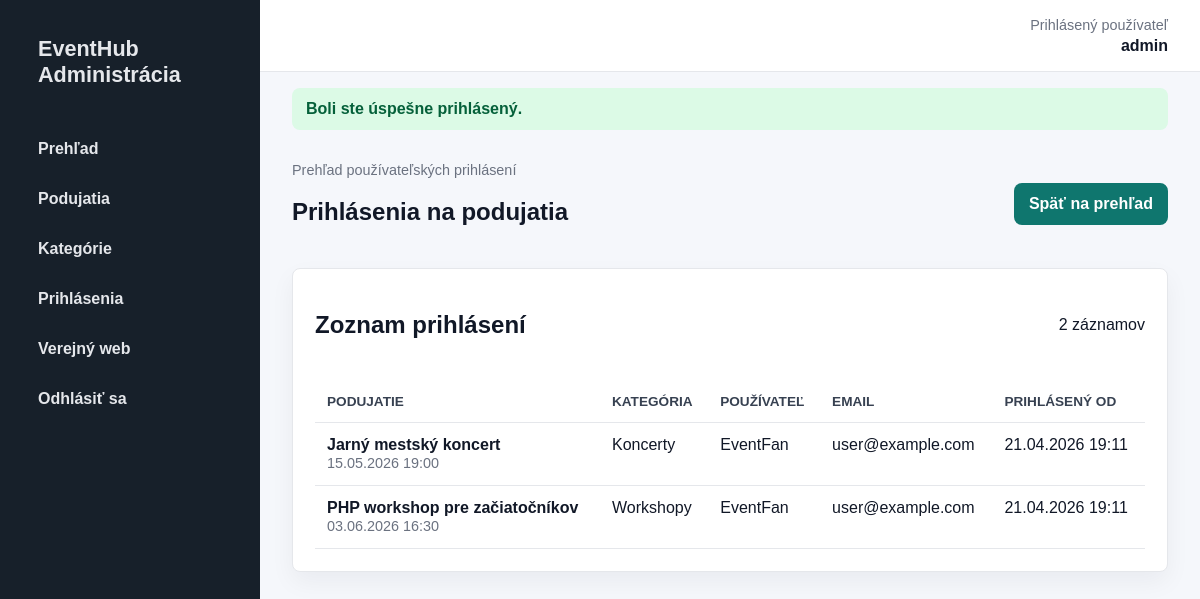
Screenshot of /index.php?page=admin_registrations (signed in) with the database file from the repository.
### tables this page shows
CREATE TABLE event_registrations (
    id INT UNSIGNED AUTO_INCREMENT,
    user_id INT UNSIGNED NOT NULL,
    event_id INT UNSIGNED NOT NULL,
    created_at TIMESTAMP NOT NULL DEFAULT CURRENT_TIMESTAMP,

    PRIMARY KEY (id),
    UNIQUE KEY idx_event_registrations_user_event (user_id, event_id),
    KEY idx_event_registrations_user_id (user_id),
    KEY idx_event_registrations_event_id (event_id),

    CONSTRAINT fk_event_registrations_user
        FOREIGN KEY (user_id)
        REFERENCES users (id)
        ON UPDATE CASCADE
        ON DELETE CASCADE,
    CONSTRAINT fk_event_registrations_event
        FOREIGN KEY (event_id)
        REFERENCES events (id)
        ON UPDATE CASCADE
        ON DELETE CASCADE
);

CREATE TABLE events (
    id INT UNSIGNED AUTO_INCREMENT,
    category_id INT UNSIGNED NULL,
    title VARCHAR(180) NOT NULL,
    description TEXT NOT NULL,
    location VARCHAR(180) NOT NULL,
    event_date DATETIME NOT NULL,
    image VARCHAR(500) NULL,
    is_featured TINYINT(1) NOT NULL DEFAULT 0,
    created_at TIMESTAMP NOT NULL DEFAULT CURRENT_TIMESTAMP,

    PRIMARY KEY (id),
    KEY idx_events_category_id (category_id),
    KEY idx_events_event_date (event_date),

    CONSTRAINT fk_events_category
        FOREIGN KEY (category_id)
        REFERENCES categories (id)
        ON UPDATE CASCADE
        ON DELETE SET NULL
);

CREATE TABLE categories (
    id INT UNSIGNED AUTO_INCREMENT,
    name VARCHAR(120) NOT NULL,
    created_at TIMESTAMP NOT NULL DEFAULT CURRENT_TIMESTAMP,

    PRIMARY KEY (id),
    UNIQUE KEY idx_categories_name (name)
);

CREATE TABLE users (
    id INT UNSIGNED AUTO_INCREMENT,
    username VARCHAR(100) NOT NULL,
    email VARCHAR(180) NOT NULL,
    nickname VARCHAR(100) NULL,
    avatar VARCHAR(255) NULL,
    password VARCHAR(255) NOT NULL,
    created_at TIMESTAMP NOT NULL DEFAULT CURRENT_TIMESTAMP,

    PRIMARY KEY (id),
    UNIQUE KEY idx_users_username (username),
    UNIQUE KEY idx_users_email (email)
);

### core/Controller.php (called while the page is built, shortened)
<?php
class Controller
{
    protected function render(string $view, array $data = [], bool $admin = false): void
    {
        extract($data, EXTR_SKIP);
        $viewFile = APP_ROOT . '/views/' . $view . '.php';
        require $viewFile;
    }
}

### controllers/AdminController.php (called while the page is built, shortened)
<?php
class AdminController extends Controller
{
    public function registrations(): void
    {
        $eventModel = new Event();
        $this->render('admin/registrations', [
            'pageTitle' => 'Prihlásenia na podujatia',
            'registrations' => $eventModel->registrations(),
        ], true);
    }
}

### index.php (called while the page is built, shortened)
<?php
$routes = [
    'home' => [HomeController::class, 'index'],
    'events' => [EventController::class, 'index'],
    'event_detail' => [EventController::class, 'detail'],
    'contact' => [ContactController::class, 'index'],
    'register' => [UserController::class, 'register'],
    'user_login' => [AuthController::class, 'login'],
    'user_logout' => [UserController::class, 'logout'],
    'profile' => [UserController::class, 'profile'],
    'event_register' => [EventController::class, 'registerForEvent'],
    'event_unregister' => [EventController::class, 'unregisterFromEvent'],
    'event_ics' => [EventController::class, 'downloadIcs'],
    'login' => [AuthController::class, 'login'],
    'logout' => [AuthController::class, 'logout'],
    'admin_dashboard' => [AdminController::class, 'dashboard'],
    'admin_registrations' => [AdminController::class, 'registrations'],
    'admin_events' => [EventController::class, 'adminIndex'],
    'admin_event_create' => [EventController::class, 'adminCreate'],
    'admin_event_edit' => [EventController::class, 'adminEdit'],
    'admin_event_delete' => [EventController::class, 'adminDelete'],
    'admin_categories' => [CategoryController::class, 'adminIndex'],
    'admin_category_create' => [CategoryController::class, 'adminCreate'],
    'admin_category_edit' => [CategoryController::class, 'adminEdit'],
    'admin_category_delete' => [CategoryController::class, 'adminDelete'],
];
$page = $_GET['page'] ?? 'home';
[$controllerName, $method] = $routes[$page];
try {
    $controller = new $controllerName();
    $controller->$method();
} catch (Throwable $exception) {
    http_response_code(500);
    error_log($exception->getMessage());
    $pageTitle = 'Chyba aplikácie';
    $errorMessage = 'Nastala neočakávaná chyba. Skontrolujte konfiguráciu databázy alebo to skúste neskôr.';
    require __DIR__ . '/views/partials/header.php';
    require __DIR__ . '/views/error.php';
    require __DIR__ . '/views/partials/footer.php';
}

### core/Helpers.php (called while the page is built, shortened)
<?php
function e(?string $value): string
{
    return htmlspecialchars((string) $value, ENT_QUOTES, 'UTF-8');
}
function url(string $page, array $params = []): string
{
    $query = array_merge(['page' => $page], $params);
    return BASE_URL . '?' . http_build_query($query);
}
function format_date(?string $date): string
{
    return date('d.m.Y H:i', strtotime($date));
}

### core/Model.php (called while the page is built, shortened)
<?php
class Model
{
    public function __construct()
    {
        $this->db = Database::getConnection();
    }
}

### config/Database.php (called while the page is built, shortened)
<?php
class Database
{
    private static ?PDO $connection = null;
    public static function getConnection(): PDO
    {
        if (self::$connection === null) {
            $dsn = sprintf(
                'mysql:host=%s;dbname=%s;charset=%s',
                DB_HOST,
                DB_NAME,
                DB_CHARSET
            );
            self::$connection = new PDO($dsn, DB_USER, DB_PASS, [
                PDO::ATTR_ERRMODE => PDO::ERRMODE_EXCEPTION,
                PDO::ATTR_DEFAULT_FETCH_MODE => PDO::FETCH_ASSOC,
                PDO::ATTR_EMULATE_PREPARES => false,
            ]);
        }
        return self::$connection;
    }
}

### models/Event.php (called while the page is built, shortened)
<?php
class Event extends Model
{
    public function registrations(): array
    {
        $stmt = $this->db->query(
            'SELECT er.created_at AS registered_at,
                    e.id AS event_id,
                    e.title AS event_title,
                    e.event_date,
                    c.name AS category_name,
                    u.id AS user_id,
                    u.username,
                    u.nickname,
                    u.email
             FROM event_registrations er
             INNER JOIN events e ON e.id = er.event_id
             LEFT JOIN categories c ON c.id = e.category_id
             INNER JOIN users u ON u.id = er.user_id
             ORDER BY e.event_date ASC, er.created_at ASC'
        );
        return $stmt->fetchAll();
    }
}

### views/admin/registrations.php (the view, shortened to what this page needs)
<section class="admin-page-header">
    <div>
        <p class="muted">Prehľad používateľských prihlásení</p>
        <h1>Prihlásenia na podujatia</h1>
    </div>
    <a class="btn" href="<?= url('admin_dashboard') ?>">Späť na prehľad</a>
</section>
<section class="panel">
    <div class="panel-heading">
        <h2>Zoznam prihlásení</h2>
        <span><?= count($registrations) ?> záznamov</span>
    </div>
    <div class="table-wrap">
        <table>
            <thead>
                <tr>
                    <th>Podujatie</th>
                    <th>Kategória</th>
                    <th>Používateľ</th>
                    <th>Email</th>
                    <th>Prihlásený od</th>
                </tr>
            </thead>
            <tbody>
                <?php foreach ($registrations as $registration): ?>
                    <tr>
                        <td>
                            <strong><?= e($registration['event_title']) ?></strong><br>
                            <span class="muted"><?= e(format_date($registration['event_date'])) ?></span>
                        </td>
                        <td><?= e($registration['category_name'] ?? 'Bez kategórie') ?></td>
                        <td>
                            <?= e($registration['nickname'] !== null && trim((string) $registration['nickname']) !== ''
                                ? $registration['nickname']
                                : $registration['username']) ?>
                        </td>
                        <td><?= e($registration['email']) ?></td>
                        <td><?= e(format_date($registration['registered_at'])) ?></td>
                    </tr>
                <?php endforeach; ?>
            </tbody>
        </table>
    </div>
</section>

### public/css/admin.css (style rules this page uses)
:root { --bg: #f5f7fb; --surface: #ffffff; --text: #111827; --muted: #6b7280; --line: #e5e7eb; --primary: #0f766e; --primary-dark: #0b5f59; --danger: #b42318; --sidebar: #17202a; }
* { box-sizing: border-box; }
body { margin: 0; background: var(--bg); color: var(--text); font-family: Arial, Helvetica, sans-serif; }
a { color: inherit; text-decoration: none; }
.admin-page-header, .panel-heading { display: flex; justify-content: space-between; gap: 20px; align-items: center; margin-bottom: 22px; }
.muted { margin: 0 0 4px; color: var(--muted); font-size: 0.9rem; }
.btn { display: inline-flex; align-items: center; justify-content: center; min-height: 42px; padding: 9px 15px; border: 0; border-radius: 8px; background: var(--primary); color: #ffffff; font-weight: 800; cursor: pointer; }
.stat-card, .panel { border: 1px solid var(--line); border-radius: 8px; background: var(--surface); box-shadow: 0 10px 24px rgba(17, 24, 39, 0.05); }
.panel { padding: 22px; }
.table-wrap { overflow-x: auto; }
table { width: 100%; border-collapse: collapse; min-width: 680px; }
th, td { padding: 13px 12px; border-bottom: 1px solid var(--line); text-align: left; vertical-align: top; }
th { color: #374151; font-size: 0.85rem; text-transform: uppercase; }

### rows the page displays
event_registrations: event.title "Jarný mestský koncert", event.event_date "15.05.2026 19:00", categories.name "Koncerty", user.nickname "EventFan", user.email "user@example.com", created_at "21.04.2026 19:11"
event_registrations: event.title "PHP workshop pre začiatočníkov", event.event_date "03.06.2026 16:30", categories.name "Workshopy", user.nickname "EventFan", user.email "user@example.com", created_at "21.04.2026 19:11"

### other values shown
Session::get('admin_username', 'admin') "admin"
$success "Boli ste úspešne prihlásený."
count($registrations) "2"
